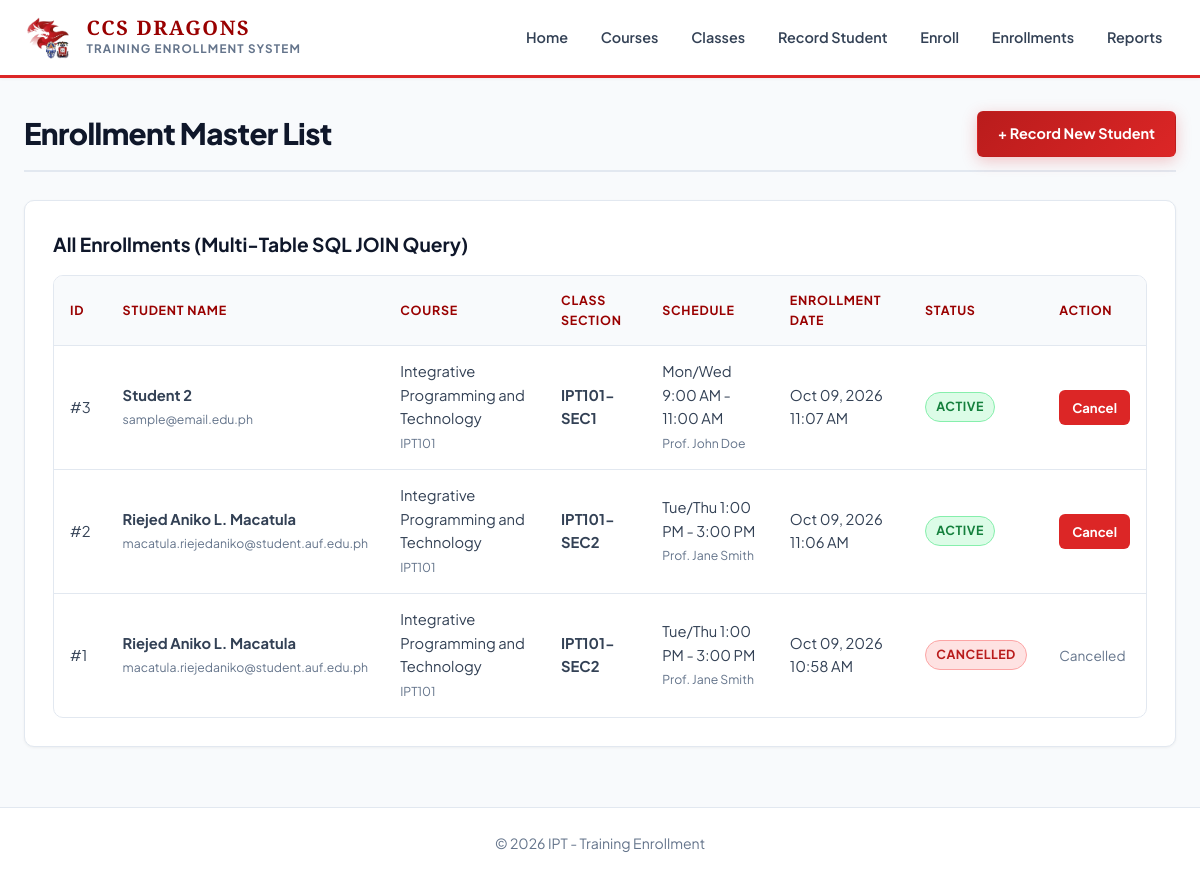
Screenshot of /admin/enrollments.php with the database file from the repository.
### tables this page shows
CREATE TABLE `enrollments` (
  `enrollment_id` int(11) NOT NULL,
  `student_id` int(11) NOT NULL,
  `class_id` int(11) NOT NULL,
  `enrollment_date` timestamp NOT NULL DEFAULT current_timestamp(),
  `status` varchar(20) DEFAULT 'active'
);

CREATE TABLE `students` (
  `student_id` int(11) NOT NULL,
  `full_name` varchar(100) NOT NULL,
  `email` varchar(100) DEFAULT NULL,
  `phone` varchar(30) DEFAULT NULL,
  `created_at` timestamp NOT NULL DEFAULT current_timestamp()
);

CREATE TABLE `courses` (
  `course_id` int(11) NOT NULL,
  `course_code` varchar(20) NOT NULL,
  `course_name` varchar(100) NOT NULL,
  `description` text DEFAULT NULL
);

CREATE TABLE `classes` (
  `class_id` int(11) NOT NULL,
  `course_id` int(11) NOT NULL,
  `class_code` varchar(20) NOT NULL,
  `schedule` varchar(100) DEFAULT NULL,
  `instructor` varchar(100) DEFAULT NULL,
  `slots` int(11) NOT NULL DEFAULT 0
);

### classes/EnrollmentRepository.php (called while the page is built, shortened)
<?php
class EnrollmentRepository
{
    private $db;
    public function __construct(PDO $db)
    {
        $this->db = $db;
    }
    public function allWithDetails()
    {
        $sql = "SELECT e.enrollment_id, e.enrollment_date, e.status,
                       s.student_id, s.full_name, s.email, s.phone,
                       c.class_id, c.class_code, c.schedule, c.instructor, c.slots,
                       co.course_id, co.course_code, co.course_name
                FROM enrollments e
                JOIN students s ON e.student_id = s.student_id
                JOIN classes c ON e.class_id = c.class_id
                JOIN courses co ON c.course_id = co.course_id
                ORDER BY e.enrollment_id DESC";
        $stmt = $this->db->query($sql);
        return $stmt->fetchAll();
    }
}

### admin/enrollments.php (the view, shortened to what this page needs)
<?php
require_once __DIR__ . '/../config/db.php';
require_once __DIR__ . '/../classes/EnrollmentRepository.php';
$repo = new EnrollmentRepository($db);
$rows = $repo->allWithDetails();
require_once __DIR__ . '/../includes/header.php';
?>
<div class="page-header">
    <h1 class="page-title">Enrollment Master List</h1>
    <a href="students.php" class="btn btn-primary">+ Record New Student</a>
</div>
<div class="card">
    <h2 class="card-title">All Enrollments (Multi-Table SQL JOIN Query)</h2>
    <div class="table-container">
        <table class="table">
            <thead>
                <tr>
                    <th>ID</th>
                    <th>Student Name</th>
                    <th>Course</th>
                    <th>Class Section</th>
                    <th>Schedule</th>
                    <th>Enrollment Date</th>
                    <th>Status</th>
                    <th>Action</th>
                </tr>
            </thead>
            <tbody>
                <?php if (empty($rows)): ?>
                    <tr>
                        <td colspan="8" style="text-align: center; color: var(--text-muted); padding: 2rem;">
                            No enrollment records found. Record a student or enroll an existing student to get started!
                        </td>
                    </tr>
                <?php else: ?>
                    <?php foreach ($rows as $row): ?>
                        <tr>
                            <td>#<?php echo (int)$row['enrollment_id']; ?></td>
                            <td>
                                <strong><?php echo htmlspecialchars($row['full_name']); ?></strong><br>
                                <small style="color: var(--text-muted);"><?php echo htmlspecialchars($row['email'] ?? 'No Email'); ?></small>
                            </td>
                            <td>
                                <div><?php echo htmlspecialchars($row['course_name']); ?></div>
                                <small style="color: var(--text-muted);"><?php echo htmlspecialchars($row['course_code']); ?></small>
                            </td>
                            <td><strong><?php echo htmlspecialchars($row['class_code']); ?></strong></td>
                            <td>
                                <div><?php echo htmlspecialchars($row['schedule'] ?? 'TBA'); ?></div>
                                <small style="color: var(--text-muted);"><?php echo htmlspecialchars($row['instructor'] ?? ''); ?></small>
                            </td>
                            <td><?php echo date('M d, Y h:i A', strtotime($row['enrollment_date'])); ?></td>
                            <td>
                                <span class="badge badge-<?php echo ($row['status'] === 'active') ? 'active' : 'cancelled'; ?>">
                                    <?php echo htmlspecialchars($row['status']); ?>
                                </span>
                            </td>
                            <td>
                                <?php if ($row['status'] === 'active'): ?>
                                    <a href="enrollments.php?cancel_id=<?php echo $row['enrollment_id']; ?>"
                                       class="btn btn-sm btn-danger"
                                       onclick="return confirm('Are you sure you want to cancel enrollment #<?php echo $row['enrollment_id']; ?>? This will restore 1 available slot to the class.');">
                                        Cancel
                                    </a>
                                <?php else: ?>
                                    <span style="color: var(--text-muted); font-size: 0.85rem;">Cancelled</span>
                                <?php endif; ?>
                            </td>
                        </tr>
                    <?php endforeach; ?>
                <?php endif; ?>
            </tbody>
        </table>
    </div>
</div>
<?php require_once __DIR__ . '/../includes/footer.php'; ?>

### css/style.css (style rules this page uses)
:root { --primary-red: #dc2626; --primary-red-dark: #b91c1c; --primary-red-deep: #990000; --primary-red-light: #fef2f2; --primary-red-border: #fca5a5; --red-gradient: linear-gradient(135deg, #b91c1c 0%, #dc2626 100%); --gold-accent: #d97706; --gold-accent-light: #fffbeb; --bg-body: #f8fafc; --bg-card: #ffffff; --bg-card-alt: #f1f5f9; --bg-input: #ffffff; --border-color: #e2e8f0; --border-subtle: #cbd5e1; --text-heading: #0f172a; --text-body: #334155; --text-muted: #64748b; --text-white: #ffffff; --success-bg: #dcfce7; --success-text: #15803d; --success-border: #86efac; --danger-bg: #fee2e2; --danger-text: #b91c1c; --danger-border: #fca5a5; --radius-sm: 6px; --radius-md: 10px; --radius-lg: 16px; --shadow-sm: 0 1px 3px rgba(0, 0, 0, 0.05); --shadow-md: 0 4px 12px -2px rgba(0, 0, 0, 0.08), 0 2px 6px -1px rgba(0, 0, 0, 0.04); --shadow-lg: 0 10px 25px -5px rgba(0, 0, 0, 0.1), 0 8px 10px -6px rgba(0, 0, 0, 0.05); --shadow-red: 0 4px 15px rgba(220, 38, 38, 0.25); }
* { box-sizing: border-box; margin: 0; padding: 0; }
body { font-family: 'Plus Jakarta Sans', system-ui, -apple-system, sans-serif; background-color: var(--bg-body); color: var(--text-body); line-height: 1.6; display: flex; flex-direction: column; min-height: 100vh; }
.page-header { display: flex; justify-content: space-between; align-items: center; margin-bottom: 1.75rem; padding-bottom: 0.75rem; border-bottom: 2px solid var(--border-color); }
.page-title { font-size: 1.85rem; font-weight: 800; color: var(--text-heading); letter-spacing: -0.02em; position: relative; }
.card { background: var(--bg-card); border: 1px solid var(--border-color); border-radius: var(--radius-md); box-shadow: var(--shadow-sm); padding: 1.75rem; margin-bottom: 1.75rem; position: relative; overflow: hidden; transition: box-shadow 0.25s ease, border-color 0.25s ease, transform 0.25s ease; }
.card-title { font-size: 1.2rem; font-weight: 700; margin-bottom: 1rem; color: var(--text-heading); display: flex; align-items: center; gap: 0.5rem; }
.btn { display: inline-flex; align-items: center; justify-content: center; gap: 0.5rem; padding: 0.65rem 1.25rem; font-size: 0.9rem; font-weight: 700; border-radius: var(--radius-sm); border: 1px solid transparent; cursor: pointer; text-decoration: none; transition: all 0.2s ease; }
.btn-primary { background: var(--red-gradient); color: #ffffff; box-shadow: var(--shadow-red); }
.btn-danger { background: #dc2626; color: #ffffff; }
.btn-sm { padding: 0.35rem 0.75rem; font-size: 0.82rem; }
.table-container { overflow-x: auto; border-radius: var(--radius-md); border: 1px solid var(--border-color); background: #ffffff; }
.table { width: 100%; border-collapse: collapse; text-align: left; font-size: 0.92rem; }
.table th, .table td { padding: 0.9rem 1rem; border-bottom: 1px solid var(--border-color); }
.table th { background-color: #f8fafc; font-weight: 700; color: var(--primary-red-deep); text-transform: uppercase; font-size: 0.78rem; letter-spacing: 0.06em; }
.table tbody tr:last-child td { border-bottom: none; }
.badge { display: inline-block; padding: 0.25rem 0.65rem; border-radius: 9999px; font-size: 0.78rem; font-weight: 700; text-transform: uppercase; letter-spacing: 0.04em; }
.badge-active { background: var(--success-bg); color: var(--success-text); border: 1px solid var(--success-border); }
.badge-cancelled { background: var(--danger-bg); color: var(--danger-text); border: 1px solid var(--danger-border); }

### rows the page displays
enrollments: enrollment_id "3", student.full_name "Student 2", student.email "sample@email.edu.ph", courses.course_name "Integrative Programming and Technology", courses.course_code "IPT101", class.class_code "IPT101-SEC1", class.schedule "Mon/Wed 9:00 AM - 11:00 AM", class.instructor "Prof. John Doe", enrollment_date "Oct 09, 2026 11:07 AM", status "ACTIVE"
enrollments: enrollment_id "2", student.full_name "Riejed Aniko L. Macatula", student.email "macatula.riejedaniko@student.auf.edu.ph", courses.course_name "Integrative Programming and Technology", courses.course_code "IPT101", class.class_code "IPT101-SEC2", class.schedule "Tue/Thu 1:00 PM - 3:00 PM", class.instructor "Prof. Jane Smith", enrollment_date "Oct 09, 2026 11:06 AM", status "ACTIVE"
enrollments: enrollment_id "1", student.full_name "Riejed Aniko L. Macatula", student.email "macatula.riejedaniko@student.auf.edu.ph", courses.course_name "Integrative Programming and Technology", courses.course_code "IPT101", class.class_code "IPT101-SEC2", class.schedule "Tue/Thu 1:00 PM - 3:00 PM", class.instructor "Prof. Jane Smith", enrollment_date "Oct 09, 2026 10:58 AM", status "CANCELLED", shows "Cancelled"
